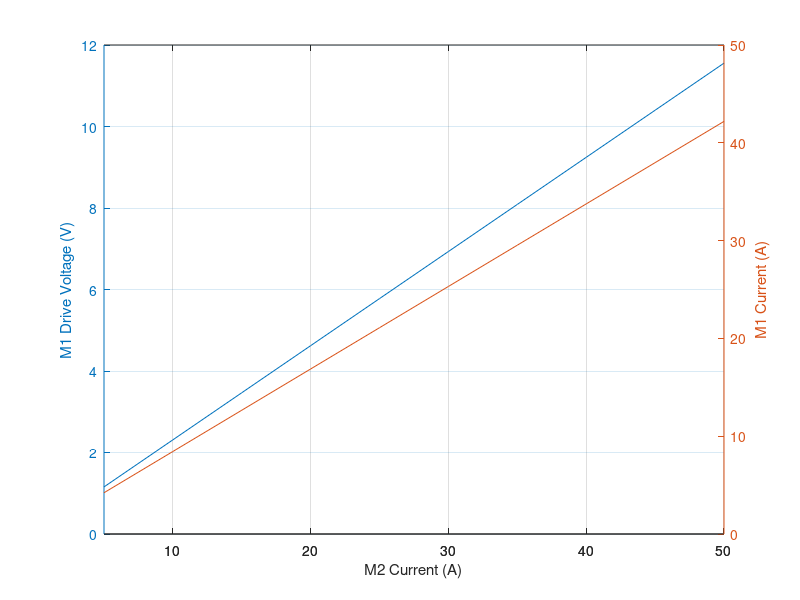

Reproduce this figure in MATLAB.
R1 = 0.089;
R2 = 0.156;
%R2 = 0.15;
I2 = 5:5:50;
N = length(I2);
eta = 0.8;

I1 = zeros(1,N);
Vemf = zeros(1,N);
V1 = zeros(1,N);
P1 = zeros(1,N);
P2 = zeros(1,N);

for i = 1:1:length(I2)
  I1(i) = max(roots([R1, (I2(i)*R2), -(I2(i)^2*R2/eta)]));
  Vemf(i) = I2(i) * R2;
  P1(i) = I1(i).^2*R1 + I1(i)*Vemf(i);
  V1(i) = I1(i)*R1 + Vemf(i);
  P2(i) = Vemf(i) * I2(i);
end

ax = plotyy(I2, V1, I2, I1);
xlabel("M2 Current (A)")
ylabel(ax(1), "M1 Drive Voltage (V)")
%ylabel(ax(1), "Back EMF (V)")
ylabel(ax(2), "M1 Current (A)")
grid on

V1
I1
I2
P2

% Achievable on 12V supply: [I1, I2, P2]
%  0.45 ohms: 26, 20, 180
%  0.3  ohms: 34, 28, 235
%  0.25 ohms: 37, 32, 256
%  0.2  ohms: 45, 40, 320
%  0.15 ohms: 45, 44, 290
%
%
%

% Efficiency:
%  Assume chain drive is 100% efficient
%  Assume gears are 90% efficienct
%  E30-400 @ 45A is about 76% efficient
%  
%
